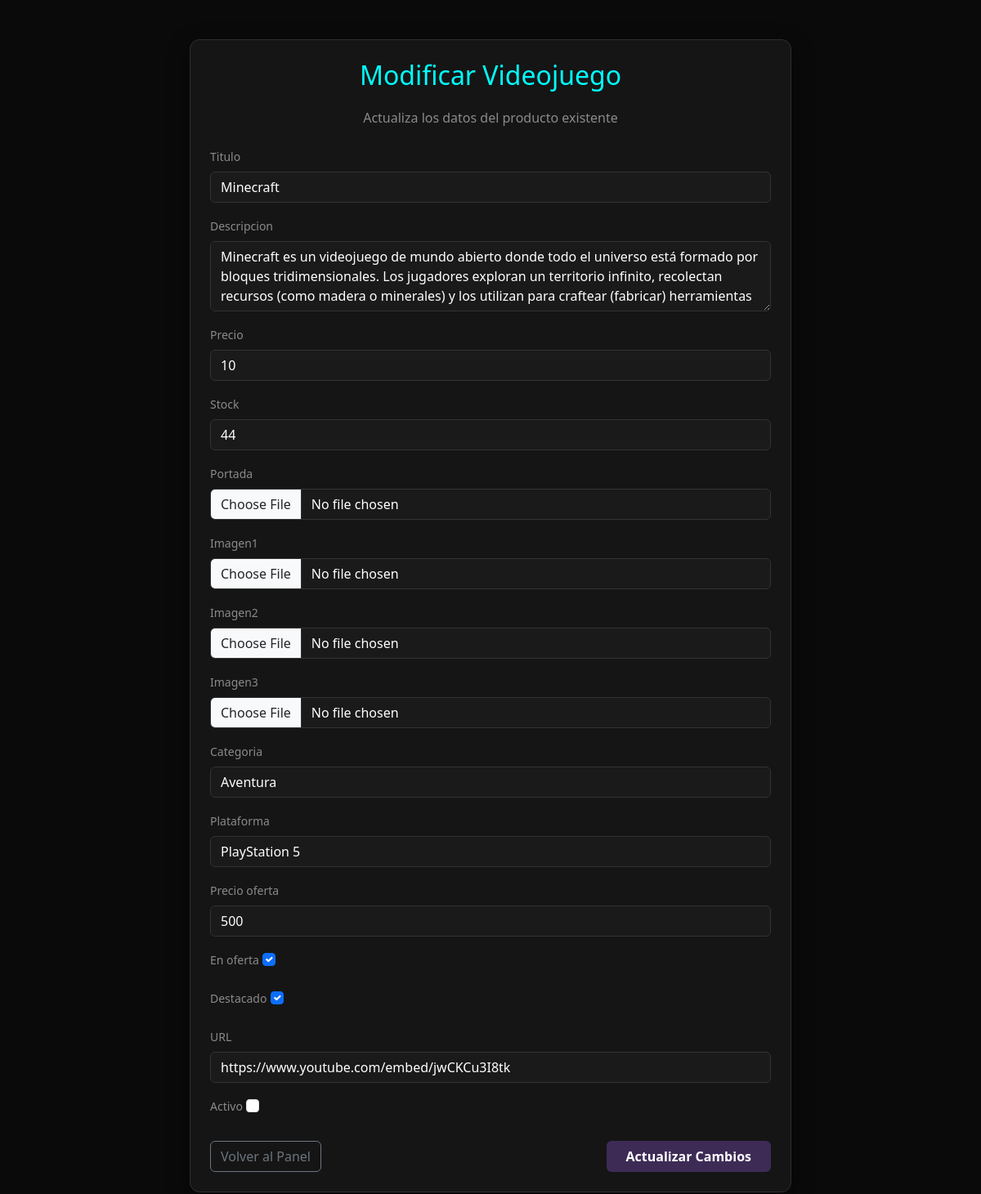
Before: /admin-panel/editar/1/ (signed in) with the older database file.
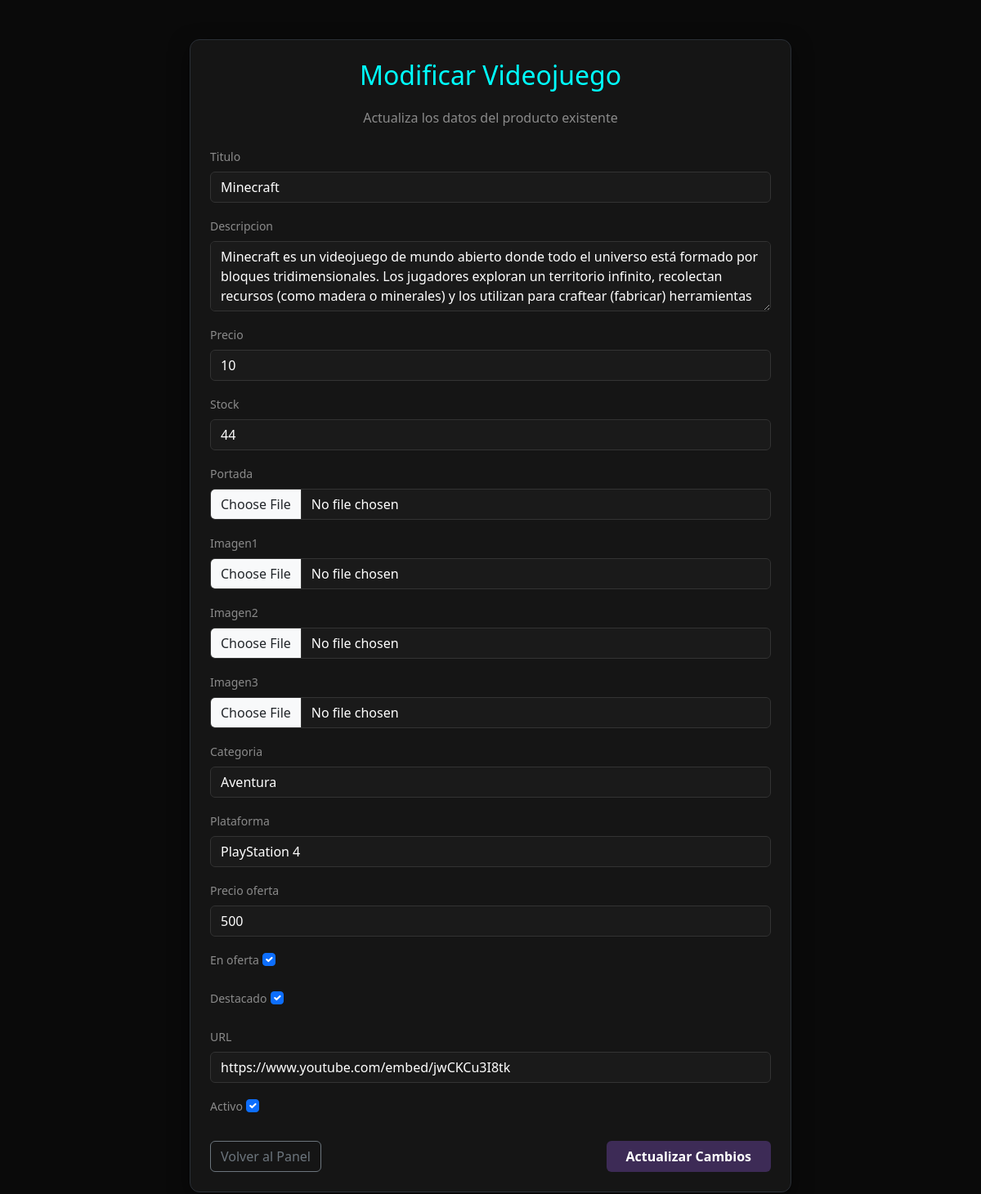
After: the same page with the newer database file.
### juegos/models.py (models this page shows, shortened)
class Videojuego(models.Model):
    titulo = models.CharField(max_length=100)
    plataforma = [('PS5', 'PlayStation 5'),('Xbox Series X', 'Xbox Series X'),
                   ('Nintendo Switch', 'Nintendo Switch'),('PS4', 'PlayStation 4'),
                   ('Xbox One', 'Xbox One'),('Xbox Tresesenta','Xbox 360'),]
    plataforma = models.CharField(max_length=50, choices=plataforma, default='PS5')
    descripcion = models.TextField()
    precio = models.IntegerField()
    stock = models.IntegerField(default=0)
    portada = models.ImageField(upload_to='portadas/', null=True, blank=True)
    imagen1 = models.ImageField(upload_to='juegos/', null=True, blank=True)
    imagen2 = models.ImageField(upload_to='juegos/', null=True, blank=True)
    imagen3 = models.ImageField(upload_to='juegos/', null=True, blank=True)
    fecha_creacion = models.DateTimeField(auto_now_add=True)
    en_oferta = models.BooleanField(default=False)
    precio_oferta = models.IntegerField(null=True, blank=True)
    fecha_oferta = models.DateTimeField(null=True, blank=True)
    destacado = models.BooleanField(default=False)
    fecha_destacado = models.DateTimeField(null=True, blank=True)
    url= models.CharField(max_length=200, null=True, blank=True)
    activo = models.BooleanField(default=True)
    categoria = models.ForeignKey(Categoria,on_delete=models.SET_NULL,null=True,blank=True,related_name='videojuegos')

### juegos/views.py (the view)
# urls.py: path('admin-panel/editar/<int:pk>/', views.editar_juego, name='editar_juego'),
@staff_member_required(login_url='/iniciar-sesion/')
def editar_juego(request, pk):
    juego = get_object_or_404(Videojuego, pk=pk)
    if request.method == 'POST':
        form = VideojuegoForm(request.POST, request.FILES, instance=juego)
        if form.is_valid():
            form.save()
            return redirect('panel_admin')
    else:
        form = VideojuegoForm(instance=juego)
    return render(request, 'juegos/admin/form_juego.html', {'form': form, 'accion': 'Editar'})

### juegos/forms.py (shortened to what this page needs)
class VideojuegoForm(forms.ModelForm):
    class Meta:
        model = Videojuego
        fields = ['titulo', 'descripcion', 'precio', 'stock', 'portada', 'imagen1', 'imagen2', 'imagen3', 'categoria','plataforma','precio_oferta', 'en_oferta', 'destacado', 'url', 'activo']
        labels = {'url': 'URL'}
        widgets = {
            'titulo': forms.TextInput(attrs={'class': 'form-control'}),
            'descripcion': forms.Textarea(attrs={'class': 'form-control', 'rows': 3}),
            'precio': forms.NumberInput(attrs={'class': 'form-control'}),
            'stock': forms.NumberInput(attrs={'class': 'form-control'}),
            'portada': forms.FileInput(attrs={'class': 'form-control'}),
            'imagen1': forms.FileInput(attrs={'class': 'form-control'}),
            'imagen2': forms.FileInput(attrs={'class': 'form-control'}),
            'imagen3': forms.FileInput(attrs={'class': 'form-control'}),
            'categoria': forms.Select(attrs={'class': 'form-control'}),
            'plataforma': forms.Select(attrs={'class': 'form-control'}),
            'url': forms.URLInput(attrs={'class': 'form-control'}),
        }

### juegos/models.py (called while the page is built)
    def __str__(self):
        return self.nombre

### juegos/templates/juegos/admin/form_juego.html (shortened to what this page needs)
<!DOCTYPE html>
<html lang="es">
<head>
    <link href="https://cdn.jsdelivr.net/npm/bootstrap@5.3.3/dist/css/bootstrap.min.css" rel="stylesheet">
</head>
<body>
<div class="container py-5">
    <div class="row justify-content-center">
        <div class="col-md-8">
            <div class="card card-custom p-4">
                <h2 class="text-center mb-4" style="color: #00ffff;">Modificar Videojuego</h2>
                <h6 class="text-center text-white-50 mb-4">Actualiza los datos del producto existente</h6>
                <form method="POST" enctype="multipart/form-data">
                    {% for field in form %}
                        <div class="mb-3">
                            <label class="form-label text-white-50 small">{{ field.label }}</label>
                            {{ field }}
                        </div>
                    {% endfor %}
                    <div class="d-flex justify-content-between mt-4">
                        <a href="/admin-panel/" class="btn btn-outline-secondary">Volver al Panel</a>
                        <button type="submit" class="btn btn-purple px-4">Actualizar Cambios</button>
                    </div>
                </form>
            </div>
        </div>
    </div>
</div>
</body>
</html>

### juegos/templates/juegos/admin/form_juego.html (style rules this page uses)
body { background-color: #0a0a0a; color: #fff; font-family: 'Segoe UI', Tahoma, Geneva, Verdana, sans-serif; }
.card-custom { background-color: #151515; border: 1px solid #2a2f36; border-radius: 12px; box-shadow: 0 8px 24px rgba(0,0,0,0.5); }
.form-control, .form-select { background-color: #1a1a1a; border: 1px solid #333; color: #fff; }
.btn-purple { background-color: #3d2b56; color: #fff; border: none; font-weight: 600; }

Changed rows visible on the page:
changed Videojuego "Minecraft": plataforma "PlayStation 5" → "PlayStation 4"; activo "☐" → "☑"
